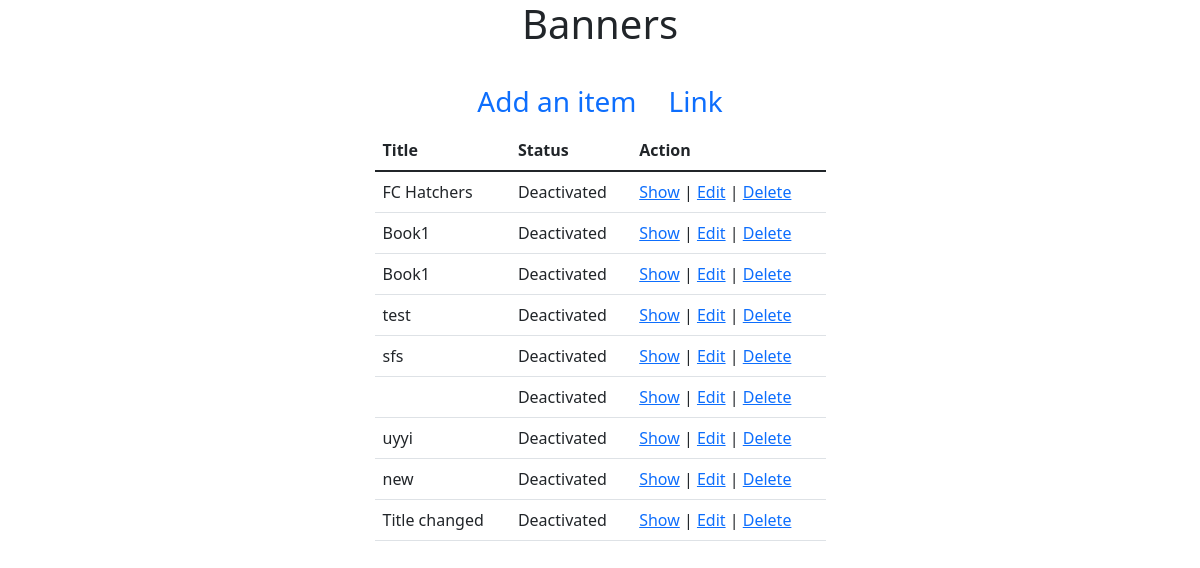
Before: /admin/Banners/index.php with the older database file.
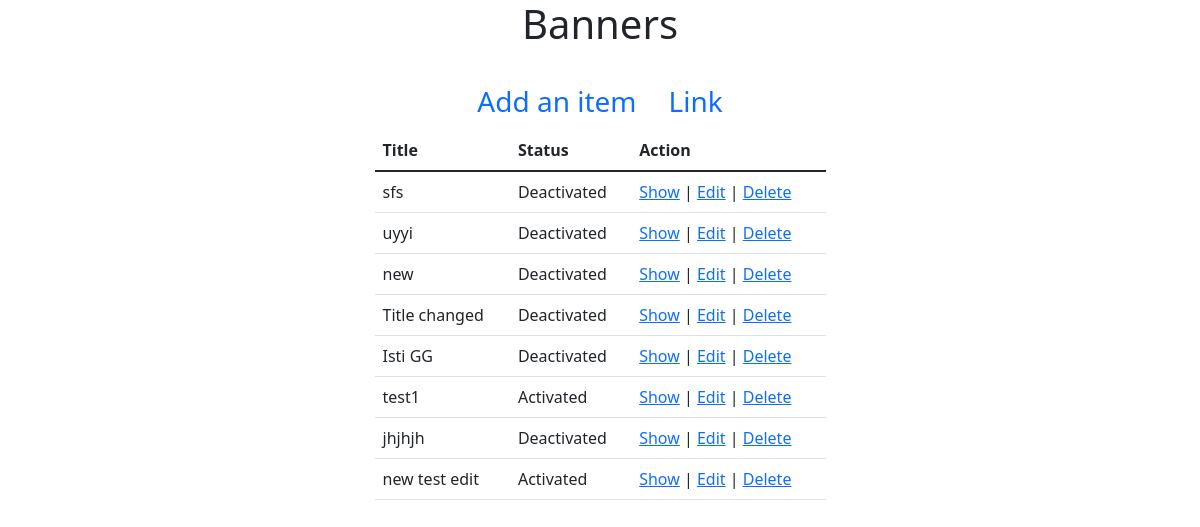
After: the same page with the newer database file.
### tables this page shows
CREATE TABLE `banner` (
  `id` int(11) NOT NULL,
  `title` varchar(255) NOT NULL,
  `link` varchar(255) NOT NULL,
  `promotional_message` varchar(255) NOT NULL,
  `html_banner` varchar(255) NOT NULL,
  `is_draft` tinyint(4) NOT NULL DEFAULT '0',
  `picture` varchar(255) DEFAULT NULL,
  `created_at` datetime NOT NULL DEFAULT CURRENT_TIMESTAMP,
  `modified_at` datetime NOT NULL DEFAULT CURRENT_TIMESTAMP,
  `is_active` tinyint(4) NOT NULL DEFAULT '0'
);

### admin/Banners/index.php (the view, shortened to what this page needs)
<?php
$conn = new PDO("mysql:host=localhost;dbname=ecommerce",
    'root', '');
$conn->setAttribute(PDO::ATTR_ERRMODE,
    PDO::ERRMODE_EXCEPTION);
$query = "SELECT * FROM `banner`";
$stmt = $conn->prepare($query);
$result = $stmt->execute();
$banners = $stmt->fetchAll();
?>
<!doctype html>
<html lang="en">
<head>
    <link href="https://cdn.jsdelivr.net/npm/bootstrap@5.1.3/dist/css/bootstrap.min.css" rel="stylesheet">
</head>
<body>
<section>
    <div class="container">
        <div class="row justify-content-center">
            <div class="col-md-5">
                <h1 class="text-center mb-4">Banners</h1>
                <ul class="nav justify-content-center fs-3">
                    <li class="nav-item">
                        <a class="nav-link active" aria-current="page" href="create.php">
                            Add an item
                        </a>
                    </li>
                    <li class="nav-item">
                        <a class="nav-link" href="#">Link</a>
                    </li>
                </ul>
                <table class="table">
                    <thead>
                    <tr>
                        <th scope="col">Title</th>
                        <th scope="col">Status</th>
                        <th scope="col">Action</th>
                    </tr>
                    </thead>
                    <tbody>
                    <?php
                    if (count($banners) > 0):
                        foreach ($banners as $banner):
                            ?>
                            <tr>
                                <td><?= $banner['title']?></td>
                                <td><?= $banner['is_active'] ? 'Activated' : 'Deactivated'?></td>
                                <td><a href="show.php?id=<?=$banner['id'];?>">Show</a>
                                    |
                                    <a href="edit.php?id=<?=$banner['id'];?>">Edit</a>
                                    |
                                    <a href="delete.php?id=<?=$banner['id'];?>"
                                       onclick="return confirm('Are you sure you want to delete?')">
                                        Delete
                                    </a>
                                </td>
                            </tr>
                        <?php
                        endforeach;
                    endif;
                    ?>
                    </tbody>
                </table>
            </div>
        </div>
    </div>
</section>
</body>
</html>

Changed rows visible on the page:
removed banner: title "FC Hatchers", is_active "Deactivated"
removed banner: title "Book1", is_active "Deactivated"
removed banner: title "Book1", is_active "Deactivated"
removed banner: title "test", is_active "Deactivated"
removed banner: is_active "Deactivated"
added banner: title "Isti GG", is_active "Deactivated"
added banner: title "test1", is_active "Activated"
added banner: title "jhjhjh", is_active "Deactivated"
added banner: title "new test edit", is_active "Activated"
